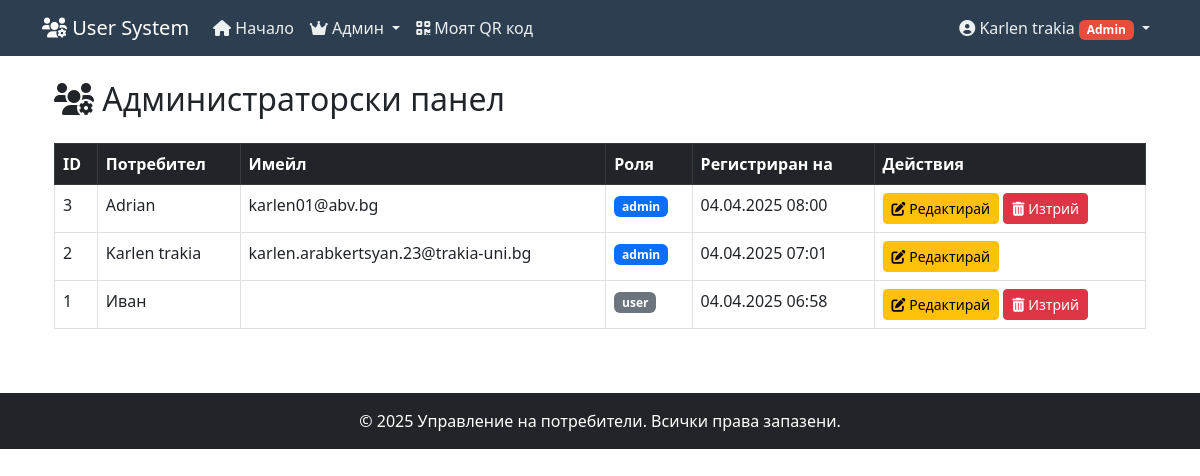
Page /admin/asd.php (signed in) on the committed database.
### tables this page shows
CREATE TABLE IF NOT EXISTS `users` (
  `id` int NOT NULL AUTO_INCREMENT,
  `user` varchar(50) NOT NULL,
  `password` varchar(255) NOT NULL,
  `email` varchar(100) NOT NULL,
  `first_name` varchar(50) NOT NULL,
  `last_name` varchar(50) NOT NULL,
  `phone` varchar(20) DEFAULT NULL,
  `role` enum('user','admin') DEFAULT 'user',
  `created_at` timestamp NULL DEFAULT CURRENT_TIMESTAMP,
  `updated_at` timestamp NULL DEFAULT CURRENT_TIMESTAMP ON UPDATE CURRENT_TIMESTAMP,
  `birth_date` int NOT NULL,
  PRIMARY KEY (`id`),
  UNIQUE KEY `username` (`user`),
  UNIQUE KEY `email` (`email`)
);

### admin/asd.php (the view, shortened to what this page needs)
<?php
require_once __DIR__ . '/../includes/db.php';
try {
    $stmt = $conn->prepare("SELECT id, user, email, role, created_at FROM users ORDER BY id DESC");
    $stmt->execute();
    $users = $stmt->get_result()->fetch_all(MYSQLI_ASSOC);
} catch (mysqli_sql_exception $e) {
    die("Грешка при заявка към базата данни: " . $e->getMessage());
}
require_once __DIR__ . '/../includes/header.php';
?>
<div class="container mt-4">
    <h2><i class="fas fa-users-cog"></i> Администраторски панел</h2>
    <div class="table-responsive mt-4">
        <table class="table table-bordered table-hover">
            <thead class="table-dark">
                <tr>
                    <th>ID</th>
                    <th>Потребител</th>
                    <th>Имейл</th>
                    <th>Роля</th>
                    <th>Регистриран на</th>
                    <th>Действия</th>
                </tr>
            </thead>
            <tbody>
                <?php foreach ($users as $user): ?>
                <tr>
                    <td><?= $user['id'] ?></td>
                    <td><?= htmlspecialchars($user['user']) ?></td>
                    <td><?= htmlspecialchars($user['email']) ?></td>
                    <td>
                        <span class="badge bg-<?= $user['role'] === 'admin' ? 'primary' : 'secondary' ?>">
                            <?= $user['role'] ?>
                        </span>
                    </td>
                    <td><?= date('d.m.Y H:i', strtotime($user['created_at'])) ?></td>
                    <td>
                        <a href="edit_user.php?id=<?= $user['id'] ?>" class="btn btn-sm btn-warning">
                            <i class="fas fa-edit"></i> Редактирай
                        </a>
                        <?php if ($user['id'] != $_SESSION['user_id']): ?>
                        <a href="delete_user.php?id=<?= $user['id'] ?>" class="btn btn-sm btn-danger"
                           onclick="return confirm('Сигурни ли сте, че искате да изтриете този потребител?')">
                            <i class="fas fa-trash-alt"></i> Изтрий
                        </a>
                        <?php endif; ?>
                    </td>
                </tr>
                <?php endforeach; ?>
            </tbody>
        </table>
    </div>
</div>
<?php require_once __DIR__ . '/../includes/footer.php'; ?>

### rows in the picture
users: id "3", user "Adrian", email "karlen01@abv.bg", role "admin", created_at "04.04.2025 08:00"
users: id "2", user "Karlen trakia", email "karlen.arabkertsyan.23@trakia-uni.bg", role "admin", created_at "04.04.2025 07:01"
users: id "1", user "Иван", role "user", created_at "04.04.2025 06:58"

### other values in the picture
$_SESSION['username'] "Karlen trakia"
